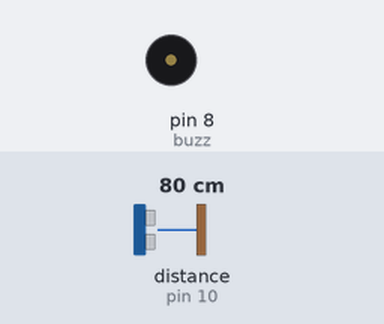
This sketch was run on a simulated Arduino Uno, built with avr-gcc and run on an emulated ATmega328P. On the bench: buzzer (waves = sounding). Wiring (inferred from the names in the program): ultrasonic range finder: trigger pin 9; echo pin 10. The test bench sets the inputs (shaded band); at power-on: distance to the obstacle (sensor on pin 10) 80 cm. The echo pulse lasts 58.3 µs per cm; what the sketch prints to the serial monitor is not drawn.

Above: at 1.2 s.
1.3 s: distance to the obstacle (sensor on pin 10) set to 34 cm
2.8 s: distance to the obstacle (sensor on pin 10) set to 27 cm
At 3.8 s:
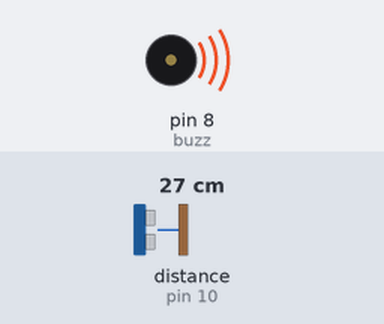
4.3 s: distance to the obstacle (sensor on pin 10) set to 35 cm
At 5.7 s:
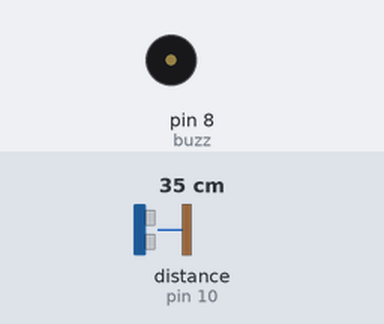
7.3 s: distance to the obstacle (sensor on pin 10) set to 2 cm
At 8.5 s:
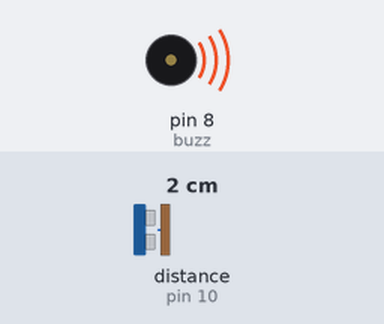
11.8 s: distance to the obstacle (sensor on pin 10) set to 60 cm
At 13.2 s:
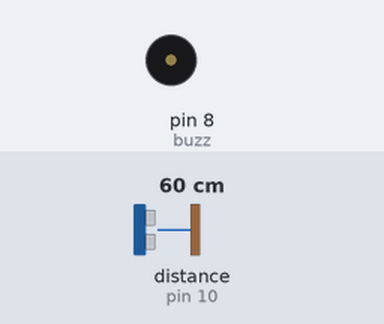
Timing chart, 0 to 14.8 s (numbered marks = the images above; inputs shaded):
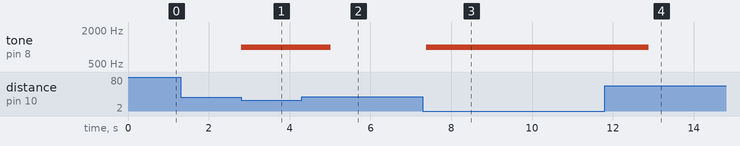

The sketch:

Code_4_Arduino.ino
```cpp
#include <Servo.h>
#include <SoftwareSerial.h>
SoftwareSerial mySerial(12,11); //Rx, Tx

#define echoPin 10
#define trigPin 9
#define buzz 8
const int max_dist=30;
long duration;
int distance;

void setup() {
  pinMode(buzz, OUTPUT);
  pinMode(trigPin, OUTPUT);
  pinMode(echoPin, INPUT);
  Serial.begin(9600); //baudrate speed
  mySerial.begin(9600); //NodeMCU serial
}
void loop() {
  digitalWrite(trigPin, LOW);
  delayMicroseconds(2);
  digitalWrite(trigPin, HIGH);
  delayMicroseconds(10);
  digitalWrite(trigPin, LOW);
  duration = pulseIn(echoPin, HIGH);
  distance = duration * 0.034 / 2;
  Serial.print(distance);
  Serial.print(" ");
  if(distance<max_dist){
    digitalWrite(buzz, HIGH);
    tone(buzz, 1000);

// trigger sensor --> sending data to esp8266 NodeMCU
    Serial.println("Arduino UNO: I sensed something!");

    mySerial.write(115); //code: sendSms
    delay(1000);

  } else {
    noTone(buzz);

  }

  delay(100);
}
```

Measured:
- the behaviour switches between 31 and 30 cm on distance to the obstacle (sensor on pin 10) (found by bisection; images 0 and 1)
- after the input at 1.3 s, every drawn part: stays the same
- after the input at 2.8 s, tone on pin 8 (buzz): silent → 1000 Hz at once
- after the input at 4.3 s, tone on pin 8 (buzz): 1000 Hz → silent after 0.72 s
- after the input at 7.3 s, tone on pin 8 (buzz): silent → 1000 Hz after 0.08 s
- after the input at 11.8 s, tone on pin 8 (buzz): 1000 Hz → silent after 1.1 s
